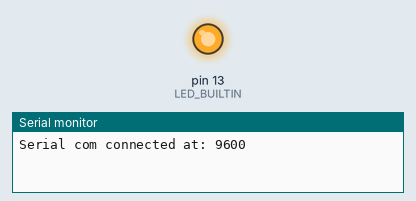
The sketch below on a simulated Arduino Uno, built with avr-gcc and run on an emulated ATmega328P. On the bench: output pins drawn as LEDs (lit = HIGH), the last lines printed to the serial monitor.

Above: at 0.12 s.
At 8.2 s:
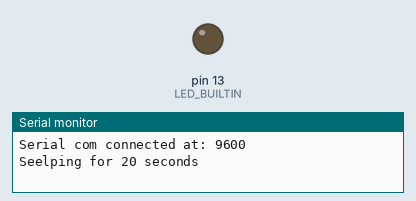
Timing chart, 0 to 21.2 s (numbered marks = the images above):
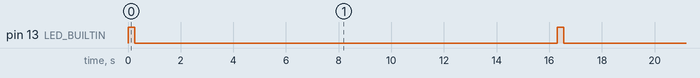

Measured:
- by itself, pin 13 (LED_BUILTIN): alternates HIGH for 0.25 s and LOW for 16.1 s

The sketch:

02-power-save-millis.ino
```cpp
#include <LowPower.h>   // “Low-Power” by Rocket Scream Electronics

#define COM_BAUD    (unsigned long)9600

void ledBlink()
{
    digitalWrite(LED_BUILTIN, HIGH);
    delay(250);
    digitalWrite(LED_BUILTIN, LOW);
}

period_t millisToPeriod(unsigned long duration) // period_t it's an enum from the library
{
    if (duration >= 8*1000)
        return SLEEP_8S;    // 9    // maximum value possible
    if (duration >= 4*1000)
        return SLEEP_4S;    // 8
    if (duration >= 2*1000)
        return SLEEP_2S;    // 7
    if (duration >= 1*1000)
        return SLEEP_1S;    // 6
    if (duration >= 500)
        return SLEEP_500MS; // 5
    if (duration >= 250)
        return SLEEP_250MS; // 4
    if (duration >= 120)
        return SLEEP_120MS; // 3
    if (duration >= 60)
        return SLEEP_60MS;  // 2
    if (duration >= 30)
        return SLEEP_30MS;  // 1

    return SLEEP_15MS;      // 0    // minimum value possible
}

size_t sleepForSeconds(unsigned long sleep_seconds)
{                                               //  0  1  2  3  4  5  6  7  8  9  10
    const unsigned long seconds_powered_down[11] = {1, 1, 1, 1, 1, 1, 1, 2, 4, 8, 0};
    period_t power_down_period;
    size_t total_sleeps = 0;

    while (sleep_seconds)
    {
        power_down_period = millisToPeriod(sleep_seconds*1000);
        sleep_seconds -= seconds_powered_down[power_down_period];
        total_sleeps++;

        // Arduino Power-down mode:
        LowPower.powerDown(power_down_period, ADC_OFF, BOD_OFF);
    }
    return total_sleeps;
}

size_t sleepForSeconds_8s(unsigned long sleep_seconds)
{

    // in 450 runs of 8s sleep, 3600 seconds, gained 403 seconds
    const double correction_factor = 3600.0/(3600 + 403);

    size_t sleep_cycles_8s = (size_t)(correction_factor * sleep_seconds / 8);

    // Arduino Power-down mode:
    for (size_t i = sleep_cycles_8s; i; i--)
        LowPower.powerDown(SLEEP_8S, ADC_OFF, BOD_OFF);

    //delay(sleep_seconds%8 * 1000 - (millis() - called_at));
    return sleep_cycles_8s;
}

size_t g_total_sleeps = 0;

void setup()
{
    pinMode(LED_BUILTIN, OUTPUT);
    digitalWrite(LED_BUILTIN, LOW);
    Serial.begin(COM_BAUD);
    while (!Serial)
    {
        delay(2000);
        Serial.begin(COM_BAUD);
    }
    Serial.print("Serial com connected at: ");
    Serial.println(COM_BAUD);
}

void loop()
{
    ledBlink();
    Serial.println("\nSeelping for 20 seconds");
    Serial.flush();
    g_total_sleeps = sleepForSeconds_8s(20);
    Serial.print("Did a total of ");
    Serial.print(g_total_sleeps);
    Serial.println(" sleeps");
    Serial.flush();
}
```
